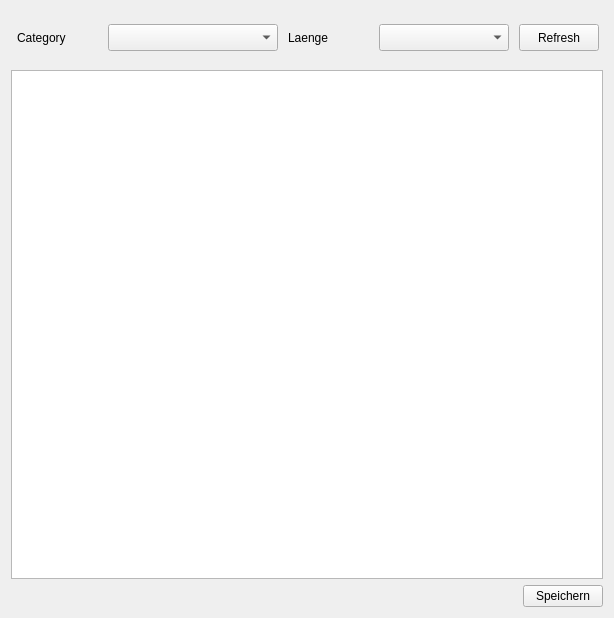
<?xml version="1.0" encoding="UTF-8"?>
<ui version="4.0">
 <class>frm_single</class>
 <widget class="QWidget" name="frm_single">
  <property name="geometry">
   <rect>
    <x>0</x>
    <y>0</y>
    <width>614</width>
    <height>618</height>
   </rect>
  </property>
  <property name="windowTitle">
   <string>Form</string>
  </property>
  <layout class="QVBoxLayout" name="verticalLayout_2">
   <item>
    <layout class="QHBoxLayout" name="horizontalLayout_3">
     <item>
      <widget class="Wgt_Species_Chooser" name="wgt_species" native="true"/>
     </item>
     <item>
      <layout class="QVBoxLayout" name="verticalLayout">
       <item>
        <spacer name="verticalSpacer">
         <property name="orientation">
          <enum>Qt::Vertical</enum>
         </property>
         <property name="sizeType">
          <enum>QSizePolicy::Fixed</enum>
         </property>
         <property name="sizeHint" stdset="0">
          <size>
           <width>20</width>
           <height>13</height>
          </size>
         </property>
        </spacer>
       </item>
       <item>
        <layout class="QHBoxLayout" name="horizontalLayout_2">
         <item>
          <spacer name="horizontalSpacer_2">
           <property name="orientation">
            <enum>Qt::Horizontal</enum>
           </property>
           <property name="sizeHint" stdset="0">
            <size>
             <width>18</width>
             <height>20</height>
            </size>
           </property>
          </spacer>
         </item>
         <item>
          <widget class="QLabel" name="label">
           <property name="sizePolicy">
            <sizepolicy hsizetype="Preferred" vsizetype="Preferred">
             <horstretch>0</horstretch>
             <verstretch>0</verstretch>
            </sizepolicy>
           </property>
           <property name="minimumSize">
            <size>
             <width>85</width>
             <height>0</height>
            </size>
           </property>
           <property name="text">
            <string>Category</string>
           </property>
          </widget>
         </item>
         <item>
          <widget class="QComboBox" name="cb_fishCategory">
           <property name="sizePolicy">
            <sizepolicy hsizetype="Fixed" vsizetype="Minimum">
             <horstretch>0</horstretch>
             <verstretch>0</verstretch>
            </sizepolicy>
           </property>
           <property name="minimumSize">
            <size>
             <width>170</width>
             <height>25</height>
            </size>
           </property>
          </widget>
         </item>
         <item>
          <spacer name="horizontalSpacer_3">
           <property name="orientation">
            <enum>Qt::Horizontal</enum>
           </property>
           <property name="sizeHint" stdset="0">
            <size>
             <width>28</width>
             <height>20</height>
            </size>
           </property>
          </spacer>
         </item>
         <item>
          <widget class="QLabel" name="label_2">
           <property name="minimumSize">
            <size>
             <width>85</width>
             <height>0</height>
            </size>
           </property>
           <property name="text">
            <string>Laenge</string>
           </property>
          </widget>
         </item>
         <item>
          <widget class="QComboBox" name="cb_length_class">
           <property name="sizePolicy">
            <sizepolicy hsizetype="Preferred" vsizetype="Minimum">
             <horstretch>0</horstretch>
             <verstretch>0</verstretch>
            </sizepolicy>
           </property>
           <property name="minimumSize">
            <size>
             <width>130</width>
             <height>25</height>
            </size>
           </property>
          </widget>
         </item>
         <item>
          <spacer name="horizontalSpacer_4">
           <property name="orientation">
            <enum>Qt::Horizontal</enum>
           </property>
           <property name="sizeHint" stdset="0">
            <size>
             <width>28</width>
             <height>20</height>
            </size>
           </property>
          </spacer>
         </item>
         <item>
          <widget class="QPushButton" name="btn_refresh">
           <property name="sizePolicy">
            <sizepolicy hsizetype="Minimum" vsizetype="Minimum">
             <horstretch>0</horstretch>
             <verstretch>0</verstretch>
            </sizepolicy>
           </property>
           <property name="minimumSize">
            <size>
             <width>80</width>
             <height>27</height>
            </size>
           </property>
           <property name="text">
            <string>Refresh</string>
           </property>
          </widget>
         </item>
         <item>
          <spacer name="horizontalSpacer_5">
           <property name="orientation">
            <enum>Qt::Horizontal</enum>
           </property>
           <property name="sizeHint" stdset="0">
            <size>
             <width>28</width>
             <height>20</height>
            </size>
           </property>
          </spacer>
         </item>
        </layout>
       </item>
       <item>
        <spacer name="verticalSpacer_2">
         <property name="orientation">
          <enum>Qt::Vertical</enum>
         </property>
         <property name="sizeType">
          <enum>QSizePolicy::Fixed</enum>
         </property>
         <property name="sizeHint" stdset="0">
          <size>
           <width>20</width>
           <height>13</height>
          </size>
         </property>
        </spacer>
       </item>
      </layout>
     </item>
    </layout>
   </item>
   <item>
    <widget class="SingleTableView" name="tv_single"/>
   </item>
   <item>
    <layout class="QHBoxLayout" name="horizontalLayout">
     <item>
      <spacer name="horizontalSpacer">
       <property name="orientation">
        <enum>Qt::Horizontal</enum>
       </property>
       <property name="sizeHint" stdset="0">
        <size>
         <width>40</width>
         <height>20</height>
        </size>
       </property>
      </spacer>
     </item>
     <item>
      <widget class="QPushButton" name="btn_save">
       <property name="text">
        <string>Speichern</string>
       </property>
      </widget>
     </item>
    </layout>
   </item>
  </layout>
 </widget>
 <customwidgets>
  <customwidget>
   <class>Wgt_Species_Chooser</class>
   <extends>QWidget</extends>
   <header>wgt_species_chooser_code</header>
   <container>1</container>
  </customwidget>
  <customwidget>
   <class>SingleTableView</class>
   <extends>QTableView</extends>
   <header>singletableview</header>
  </customwidget>
 </customwidgets>
 <tabstops>
  <tabstop>cb_fishCategory</tabstop>
  <tabstop>cb_length_class</tabstop>
  <tabstop>btn_refresh</tabstop>
  <tabstop>tv_single</tabstop>
  <tabstop>btn_save</tabstop>
 </tabstops>
 <resources/>
 <connections/>
</ui>
